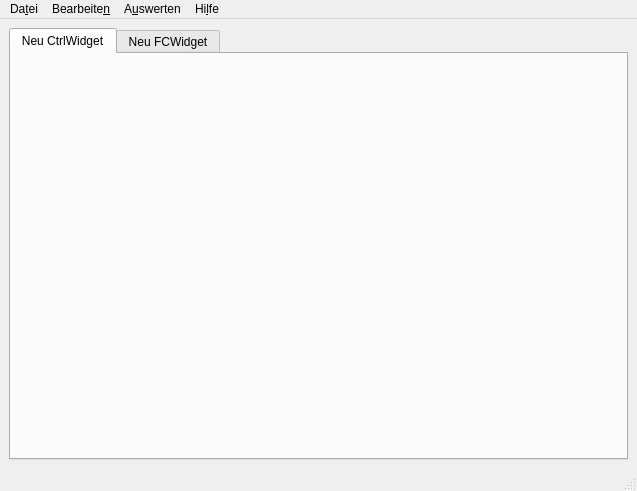
<?xml version="1.0" encoding="UTF-8"?>
<ui version="4.0">
 <class>MainWindow</class>
 <widget class="QMainWindow" name="MainWindow">
  <property name="geometry">
   <rect>
    <x>0</x>
    <y>0</y>
    <width>637</width>
    <height>491</height>
   </rect>
  </property>
  <property name="windowTitle">
   <string>PyWaWi</string>
  </property>
  <widget class="QWidget" name="centralWidget">
   <layout class="QVBoxLayout" name="verticalLayout">
    <item>
     <widget class="QTabWidget" name="tabWidget">
      <property name="currentIndex">
       <number>0</number>
      </property>
      <widget class="QWidget" name="tab">
       <attribute name="title">
        <string>Neu CtrlWidget</string>
       </attribute>
       <layout class="QVBoxLayout" name="verticalLayout_2">
        <item>
         <layout class="QGridLayout" name="tab1wid"/>
        </item>
       </layout>
      </widget>
      <widget class="QWidget" name="tab_2">
       <attribute name="title">
        <string>Neu FCWidget</string>
       </attribute>
       <layout class="QVBoxLayout" name="verticalLayout_3">
        <item>
         <layout class="QGridLayout" name="tab2wid"/>
        </item>
       </layout>
      </widget>
     </widget>
    </item>
   </layout>
  </widget>
  <widget class="QMenuBar" name="menuBar">
   <property name="geometry">
    <rect>
     <x>0</x>
     <y>0</y>
     <width>637</width>
     <height>30</height>
    </rect>
   </property>
   <widget class="QMenu" name="menuDatei">
    <property name="title">
     <string>Da&amp;tei</string>
    </property>
    <addaction name="actionNew"/>
    <addaction name="actionOpen"/>
    <addaction name="separator"/>
    <addaction name="actionSave"/>
    <addaction name="actionSaveas"/>
    <addaction name="separator"/>
    <addaction name="actionClose"/>
    <addaction name="actionExit"/>
   </widget>
   <widget class="QMenu" name="menuBearbeiten">
    <property name="title">
     <string>Bearbeite&amp;n</string>
    </property>
    <addaction name="actionCut"/>
    <addaction name="actionCopy"/>
    <addaction name="actionPaste"/>
   </widget>
   <widget class="QMenu" name="menuAuswerten">
    <property name="title">
     <string>A&amp;uswerten</string>
    </property>
    <addaction name="actionProcess"/>
    <addaction name="separator"/>
    <addaction name="actionSankey"/>
    <addaction name="actionColumns"/>
    <addaction name="actionSensitivities"/>
   </widget>
   <widget class="QMenu" name="menuHilfe">
    <property name="title">
     <string>Hi&amp;lfe</string>
    </property>
    <addaction name="actionAbout"/>
   </widget>
   <addaction name="menuDatei"/>
   <addaction name="menuBearbeiten"/>
   <addaction name="menuAuswerten"/>
   <addaction name="menuHilfe"/>
  </widget>
  <widget class="QStatusBar" name="statusBar"/>
  <action name="actionNew">
   <property name="text">
    <string>&amp;Neu</string>
   </property>
  </action>
  <action name="actionOpen">
   <property name="text">
    <string>&amp;Öffnen</string>
   </property>
  </action>
  <action name="actionSave">
   <property name="text">
    <string>&amp;Speichern</string>
   </property>
  </action>
  <action name="actionClose">
   <property name="text">
    <string>S&amp;chließen</string>
   </property>
  </action>
  <action name="actionCut">
   <property name="text">
    <string>&amp;Ausschneiden</string>
   </property>
  </action>
  <action name="actionCopy">
   <property name="text">
    <string>&amp;Kopieren</string>
   </property>
  </action>
  <action name="actionProcess">
   <property name="text">
    <string>&amp;Flüsse berechnen (process)</string>
   </property>
  </action>
  <action name="actionSankey">
   <property name="text">
    <string>&amp;Sankey-Diagramm</string>
   </property>
  </action>
  <action name="actionColumns">
   <property name="text">
    <string>&amp;Balkendiagramm</string>
   </property>
  </action>
  <action name="actionSaveas">
   <property name="text">
    <string>Speichern &amp;als...</string>
   </property>
  </action>
  <action name="actionExit">
   <property name="text">
    <string>&amp;Beenden</string>
   </property>
  </action>
  <action name="actionPaste">
   <property name="text">
    <string>&amp;Einfügen</string>
   </property>
  </action>
  <action name="actionSensitivities">
   <property name="text">
    <string>S&amp;ensitivitäten</string>
   </property>
  </action>
  <action name="actionAbout">
   <property name="text">
    <string>&amp;Über</string>
   </property>
  </action>
 </widget>
 <resources/>
 <connections/>
</ui>
